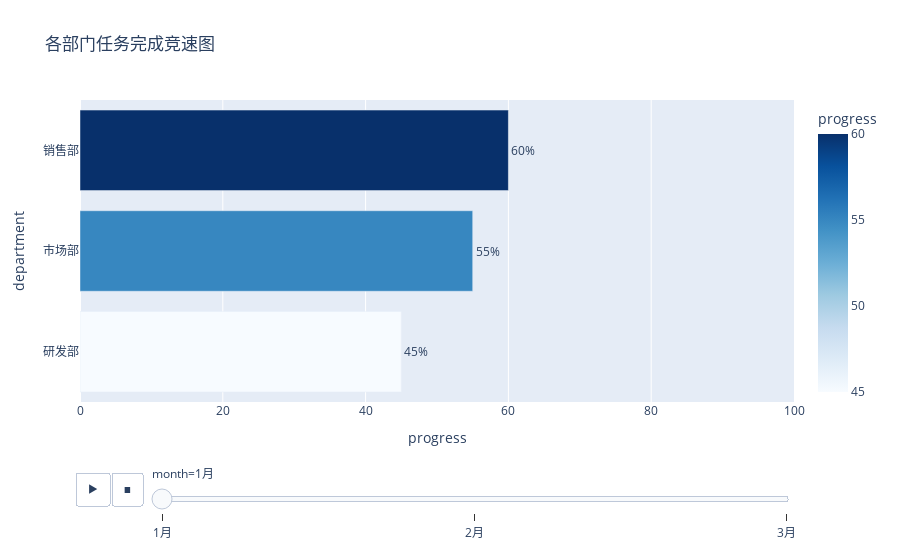

The notebook cell saved with this chart:
### Markdown cell above
上图说明‘公司整体任务推进情况良好，但部门间存在明显差距。市场部和销售部表现优异，而研发部和客服部是当前的瓶颈

### Code cell
import plotly.express as px
import pandas as pd

data = pd.DataFrame({
    'month': ['1月','1月','1月','2月','2月','2月','3月','3月','3月'],
    'department': ['销售部','研发部','市场部']*3,
    'progress': [60,45,55,70,65,60,85,80,75]
})

fig = px.bar(
    data,
    x='progress',
    y='department',
    animation_frame='month',
    orientation='h',
    range_x=[0,100],
    color='progress',
    color_continuous_scale='Blues',
    text='progress',
    title='各部门任务完成竞速图'
)
fig.update_traces(texttemplate='%{text}%', textposition='outside')
fig.update_layout(yaxis={'categoryorder':'total ascending'})
fig.show()

### Figure 1 — Plotly figure (JSON) as saved in the notebook; plotly's stock layout.template omitted (floating-point values rounded to 4 significant figures)
{"data": [{"alignmentgroup": "True", "hovertemplate": "month=1月<br>progress=%{marker.color}<br>department=%{y}<extra></extra>", "legendgroup": "", "marker": {"color": [60, 45, 55], "coloraxis": "coloraxis", "pattern": {"shape": ""}}, "name": "", "offsetgroup": "", "orientation": "h", "showlegend": false, "text": [60, 45, 55], "textposition": "outside", "texttemplate": "%{text}%", "type": "bar", "x": [60, 45, 55], "xaxis": "x", "y": ["销售部", "研发部", "市场部"], "yaxis": "y"}], "layout": {"barmode": "relative", "coloraxis": {"colorbar": {"title": {"text": "progress"}}, "colorscale": [[0, "rgb(247,251,255)"], [0.125, "rgb(222,235,247)"], [0.25, "rgb(198,219,239)"], [0.375, "rgb(158,202,225)"], [0.5, "rgb(107,174,214)"], [0.625, "rgb(66,146,198)"], [0.75, "rgb(33,113,181)"], [0.875, "rgb(8,81,156)"], [1, "rgb(8,48,107)"]]}, "legend": {"tracegroupgap": 0}, "sliders": [{"active": 0, "currentvalue": {"prefix": "month="}, "len": 0.9, "pad": {"b": 10, "t": 60}, "steps": [{"args": [["1月"], {"frame": {"duration": 0, "redraw": true}, "fromcurrent": true, "mode": "immediate", "transition": {"duration": 0, "easing": "linear"}}], "label": "1月", "method": "animate"}, {"args": [["2月"], {"frame": {"duration": 0, "redraw": true}, "fromcurrent": true, "mode": "immediate", "transition": {"duration": 0, "easing": "linear"}}], "label": "2月", "method": "animate"}, {"args": [["3月"], {"frame": {"duration": 0, "redraw": true}, "fromcurrent": true, "mode": "immediate", "transition": {"duration": 0, "easing": "linear"}}], "label": "3月", "method": "animate"}], "x": 0.1, "xanchor": "left", "y": 0, "yanchor": "top"}], "title": {"text": "各部门任务完成竞速图"}, "updatemenus": [{"buttons": [{"args": [null, {"frame": {"duration": 500, "redraw": true}, "fromcurrent": true, "mode": "immediate", "transition": {"duration": 500, "easing": "linear"}}], "label": "&#9654;", "method": "animate"}, {"args": [[null], {"frame": {"duration": 0, "redraw": true}, "fromcurrent": true, "mode": "immediate", "transition": {"duration": 0, "easing": "linear"}}], "label": "&#9724;", "method": "animate"}], "direction": "left", "pad": {"r": 10, "t": 70}, "showactive": false, "type": "buttons", "x": 0.1, "xanchor": "right", "y": 0, "yanchor": "top"}], "xaxis": {"anchor": "y", "domain": [0, 1], "range": [0, 100], "title": {"text": "progress"}}, "yaxis": {"anchor": "x", "categoryorder": "total ascending", "domain": [0, 1], "title": {"text": "department"}}}}
